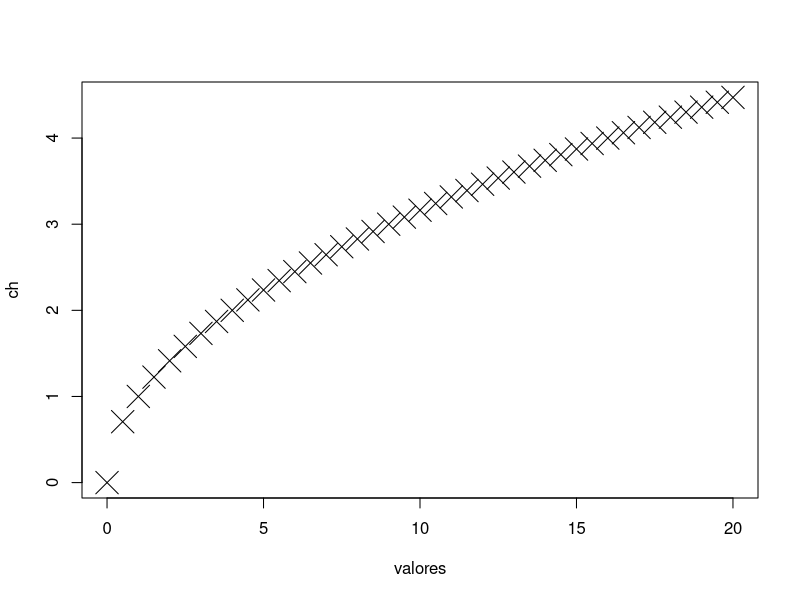
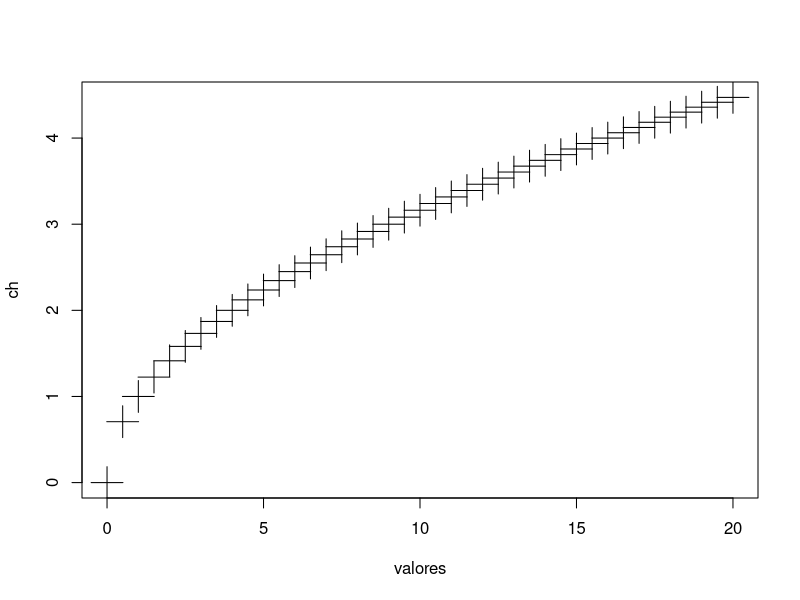
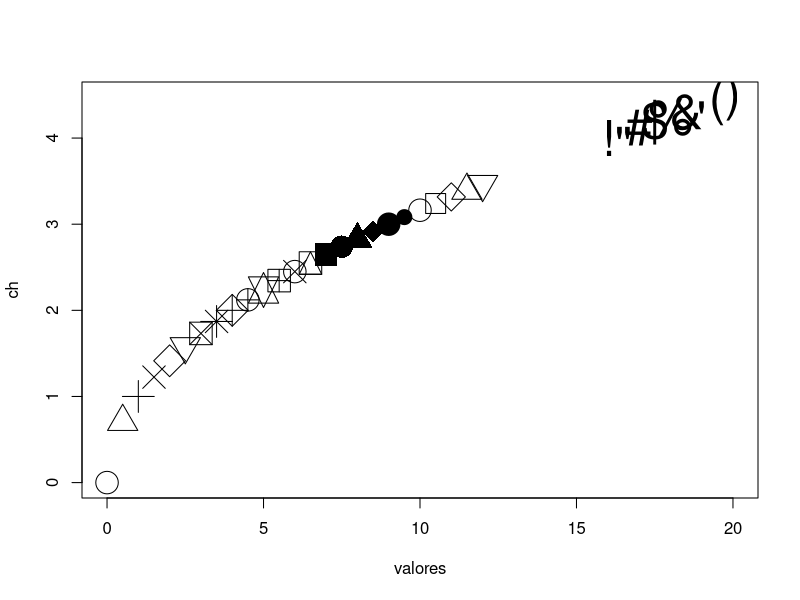

Generate these figures, in order, with R:
valores <- seq(0,20,0.5)
ch <- sqrt(valores) ### valores^(1/2)
plot(valores,ch,type = 'p',pch=4,cex=3)
plot(valores,ch,type = 'p',pch=3,cex=3)

plot(valores,ch,type = 'p',pch=1:41,cex=3)
